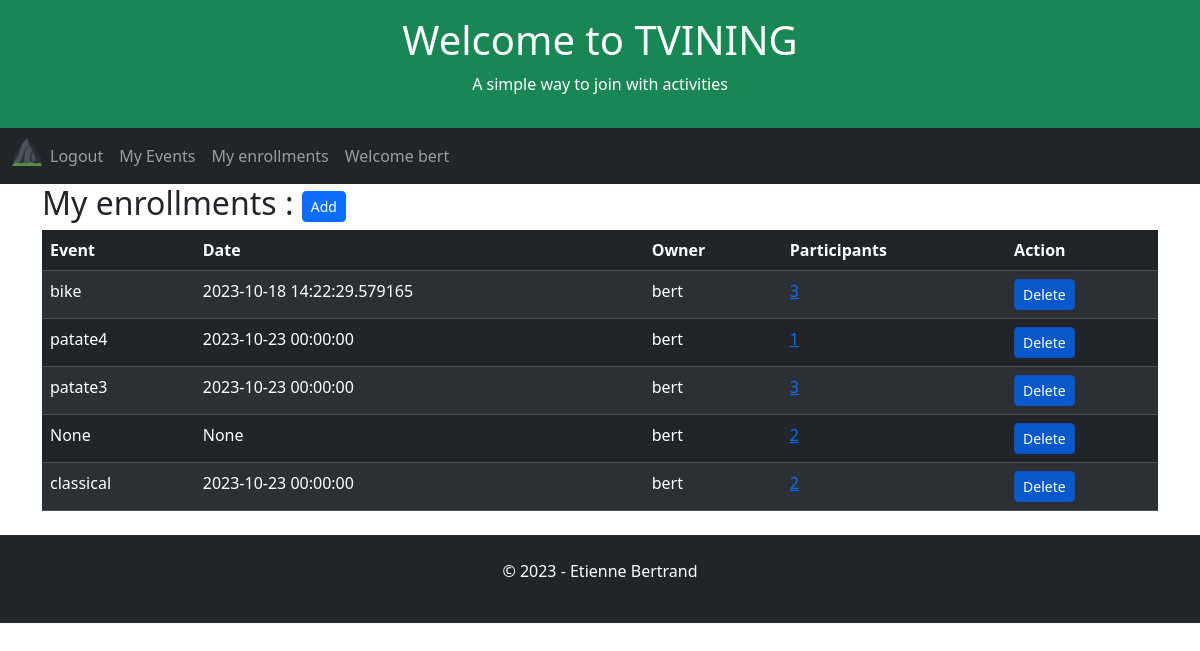
The app's page /user-enrollments (signed in) with its own data.
### app/models.py (models this page shows, shortened)
class User(UserMixin, db.Model):
    id = db.Column(db.Integer, primary_key=True)
    username = db.Column(db.String(64), index=True, unique=True)
    email = db.Column(db.String(120), index=True, unique=True)
    password_hash = db.Column(db.String(128))

class Enrollment(db.Model):
    id = db.Column(db.Integer, primary_key=True)
    user_id = db.Column(db.Integer, db.ForeignKey('user.id', name='fk_enrollment_user'), nullable=False)
    event_id = db.Column(db.Integer, db.ForeignKey('event.id', name='fk_enrollment_event'), nullable=False)
    date = db.Column(db.DateTime, index=True, default=datetime.utcnow)

class Event(db.Model):
    id = db.Column(db.Integer, primary_key=True)
    user_id = db.Column(db.Integer, db.ForeignKey('user.id', name='fk_event_user'), nullable=False)
    title = db.Column(db.String(255), nullable=False)
    date = db.Column(db.DateTime, index=True, default=datetime.utcnow)

### app/routes.py (the view)
@app.route('/user-enrollments', methods=['GET', 'POST', 'UPDATE'])
def userEnrollments():
    global appName, appSlogan, appTitle, db
    user_id = current_user.id
    userEnrollmentsAlias = alias(Enrollment)
    userEnrollments = db.session.query(
        Enrollment.id,
        Event.title,
        Event.date,
        Event.id.label('eventId'),
        User.username.label('owner'),
        func.count(userEnrollmentsAlias.c.user_id).label('participants')
    ).outerjoin(User, User.id == Enrollment.user_id
    ).outerjoin(Event, Enrollment.event_id == Event.id
    ).outerjoin(userEnrollmentsAlias, Enrollment.event_id == userEnrollmentsAlias.c.event_id
    ).group_by(Enrollment.id, Event.title, Event.date, Event.id, User.username
    ).filter(Enrollment.user_id == user_id
    ).all()
    return render_template(
        'user-enrollments.html',
        appName=appName,
        appTitle=appTitle,
        appSlogan=appSlogan,
        userEnrollments=userEnrollments)

### app/models.py (called while the page is built)
@login.user_loader
def load_user(id):
    return User.query.get(int(id))

### app/templates/user-enrollments.html
{% extends "home.html" %}
{% block content %}
    <h2>My enrollments : <button type="button" class="btn btn-primary btn-sm">Add</button></h2>
        <table class="table table-dark table-hover table-striped">
            <thead>
            <tr>
                <th>Event</th>
                <th>Date</th>
                <th>Owner</th>
                <th>Participants</th>
                <th>Action</th>
            </tr>
            </thead>
            <tbody>
                {% for enrollment in userEnrollments %}
                    <tr>
                        <td>{{ enrollment.title }}</td>
                        <td>{{ enrollment.date }}</td>
                        <td>{{ enrollment.owner }}</td>
                        <td><a href="{{ url_for('eventEnrollments') }}/{{enrollment.eventId}}" aria-pressed="true">{{ enrollment.participants }}</a></td>
                        <td>
                            <a href="{{ url_for('index') }}" class="btn btn-primary btn-sm active" role="button" aria-pressed="true">Delete</a>
                        </td>
                    </tr>
                {% endfor %}
            </tbody>
        </table>
{% endblock %}

### app/templates/home.html (shortened to what this page needs)
<!DOCTYPE html>
<html lang="en">
<head>
    <link href="https://cdn.jsdelivr.net/npm/bootstrap@5.3.2/dist/css/bootstrap.min.css" rel="stylesheet">
</head>
<body>
    <div class="p-3 bg-success text-white text-center">
    {% if appTitle %}
        <h1>{{ appTitle }}</h1>
        {% else %}
        <h1>hard coded appTitle xyz</h1>
    {% endif %}
    {% if appSlogan %}
        <p>{{ appSlogan }}</p>
        {% else %}
        <p>hard coded appSlogan xyz</p>
    {% endif %}
    </div>
    <nav class="navbar navbar-expand-lg bg-dark navbar-dark">
        <div class="container-fluid">
            <div class="collapse navbar-collapse" id="navbarNav">
            <ul class="navbar-nav">
                <li class="nav-item">
                    <a class="nav-brand" href="{{ url_for('index') }}">
                        <img src="{{ url_for('static', filename='/favicon_io/favicon-32x32.png') }}" width="30" height="30" alt="">
                    </a>
                </li>
                {% if current_user.is_anonymous %}
                <li class="nav-item">
                <a class="nav-link" href="{{ url_for('login') }}">Login</a>
                </li>
                <li class="nav-item">
                    <a class="nav-link" href="{{ url_for('register') }}">Subscribe</a>
                </li>
                {% else %}
                <li class="nav-item">
                    <a class="nav-link" href="{{ url_for('logout') }}">Logout</a>
                </li>
                <li class="nav-item">
                    <a class="nav-link" href="{{ url_for('userEvents') }}">My Events</a>
                </li>
                <li class="nav-item">
                    <a class="nav-link" href="{{ url_for('userEnrollments') }}">My enrollments</a>
                </li>
                <li class="nav-item">
                    <a class="nav-link" href="{{ url_for('index') }}">Welcome {{ current_user.username }}</a>
                </li>
                {% endif %}
            </ul>
            </div>
        </div>
    </nav>
    <div class="container">
        {% block content %}{% endblock %}
    </div>
    <div class="mt-4 p-4 bg-dark text-white text-center">
    <p>© 2023 - Etienne Bertrand</p>
    </div>
</body>
</html>

### records on screen
User: username "bert", title "None", date "None", owner "bert", participants "2"
Enrollment: title "bike", date "2023-10-18 14:22:29.579165", owner "bert", participants "3"
Enrollment: title "patate4", date "2023-10-23 00:00:00", owner "bert", participants "1"
Enrollment: title "patate3", date "2023-10-23 00:00:00", owner "bert", participants "3"
Enrollment: title "classical", date "2023-10-23 00:00:00", owner "bert", participants "2"

### other values on screen
{{ appTitle }} "Welcome to TVINING"
{{ appSlogan }} "A simple way to join with activities"
